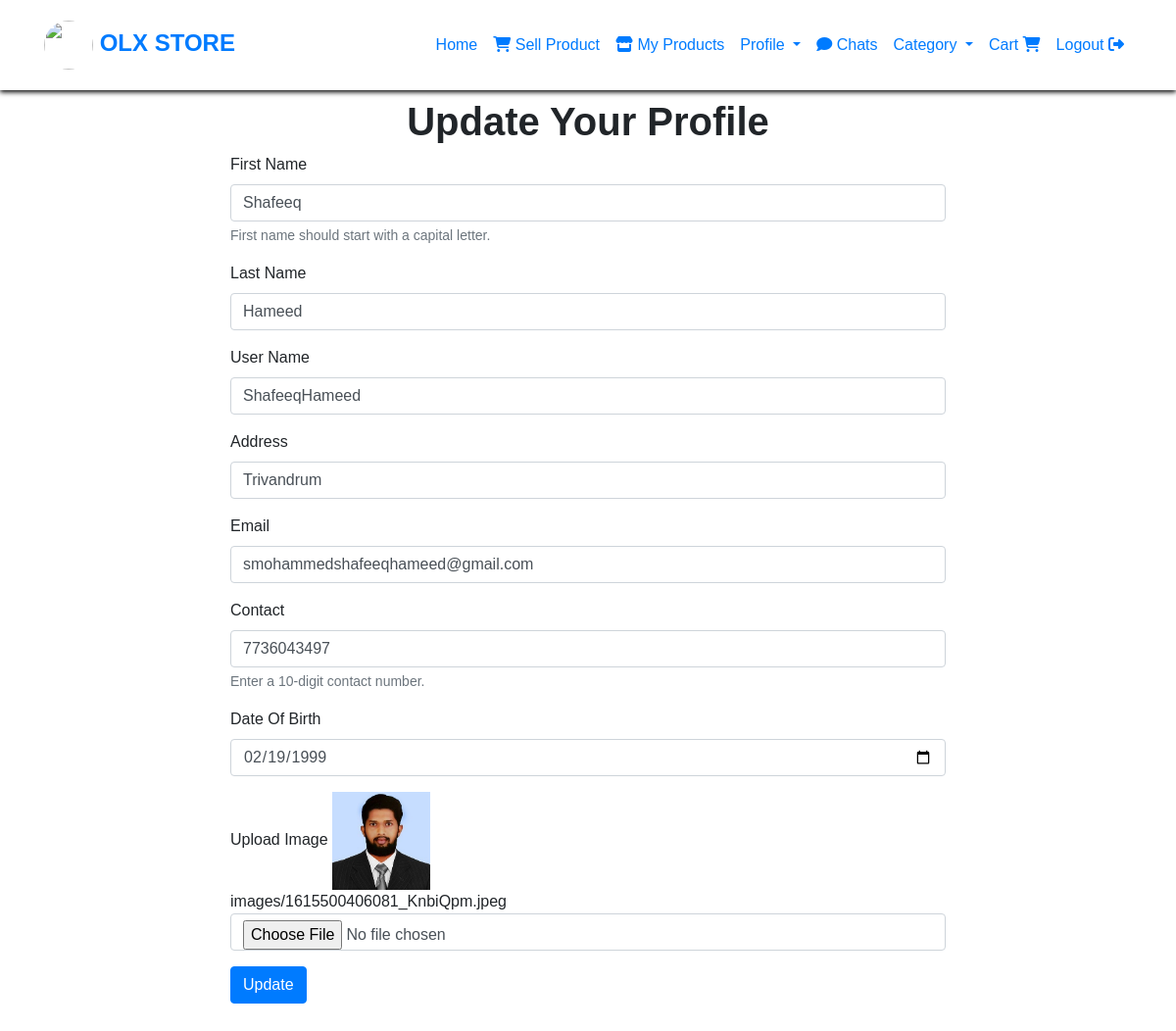
/edit_user (signed in), run on an earlier commit of the app's database.
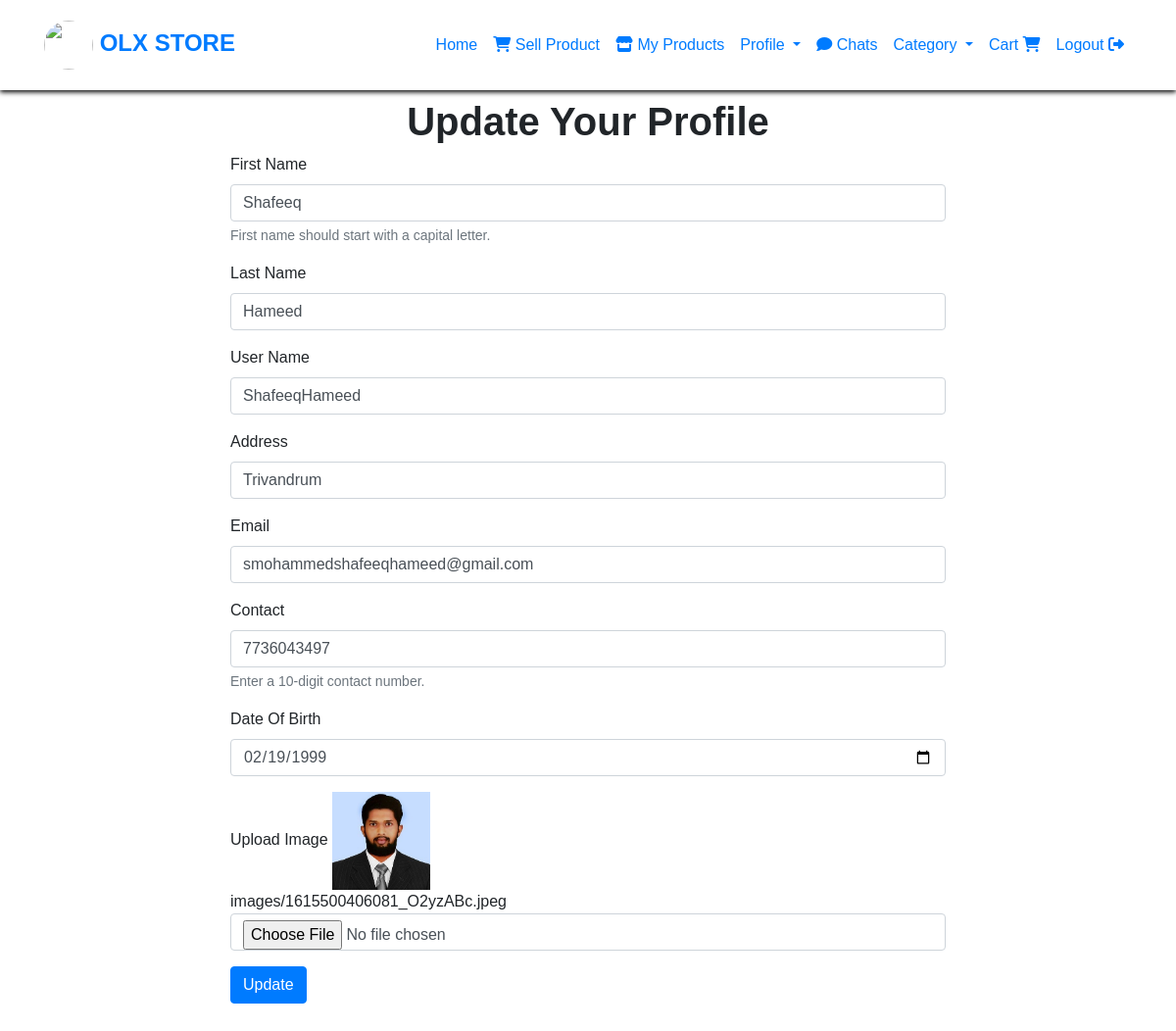
And on a later commit of the database.
### olx_management_app/models.py (models this page shows, shortened)
class Signup(models.Model):
    user = models.ForeignKey(User, on_delete=models.CASCADE, null=True)
    Address = models.CharField(max_length=255)
    contact = models.CharField(max_length=10)
    dob = models.DateField()
    img = models.ImageField(upload_to='images/')
    STATUS_CHOICES = (
        ('Pending Approval', 'Pending Approval'),
        ('Approved', 'Approved'),
    )
    approval_status = models.CharField(max_length=20, choices=STATUS_CHOICES, default='Pending Approval')

### olx_management_app/views.py (the view)
# urls.py: path('edit_user', views.edit_user, name='edit_user'),
@login_required(login_url='index')
def edit_user(request):
    ca = Category.objects.all()
    user_profile = Signup.objects.get(user=request.user)
    return render(request, 'edit_user.html', {'Product': user_profile, 'ca': ca})

### templates/edit_user.html (shortened to what the changed rows need)
{% load static %}
<!DOCTYPE html>
<html lang="en">
<head>
    <link rel="stylesheet" href="https://cdn.jsdelivr.net/npm/bootstrap@4.6.2/dist/css/bootstrap.min.css">
    <link rel="stylesheet" href="https://cdnjs.cloudflare.com/ajax/libs/font-awesome/6.4.2/css/all.min.css"
/>
</head>
<body>
<div class="container">
    <div class="row justify-content-center">
        <div class="col-md-8">
            <div class="form-container" style="margin-top: 100px;">
                <h1><b>
                    <center>Update Your Profile</center>
                </b></h1>
                <form id="id1" enctype="multipart/form-data" action="{% url 'edit_details' Product.user.id %}"
                      method="post">
                    <div class="form-group">
                        <label for="fname">First Name</label>
                        <input type="text" class="form-control" name="fname" id="fname" value="{{Product.user.first_name}}"
                               placeholder="Enter your First name" pattern="^[A-Z][a-zA-Z]*$" required>
                        <small class="form-text text-muted">First name should start with a capital letter.</small>
                    </div>
                    <div class="form-group">
                        <label for="lname">Last Name</label>
                        <input type="text" class="form-control" name="lname" value="{{Product.user.last_name}}"
                               placeholder="Enter your last name" required>
                    </div>
                    <div class="form-group">
                        <label for="lname">User Name</label>
                        <input type="text" class="form-control" name="uname" value="{{Product.user.username}}"
                               placeholder="Enter your User name" required>
                    </div>
                    <div class="form-group">
                        <label for="address">Address</label>
                        <input type="text" class="form-control" name="address" value="{{Product.Address}}"
                               placeholder="Enter your Address" required>
                    </div>
                    <div class="form-group">
                        <label for="email">Email</label>
                        <input type="email" class="form-control" name="email" value="{{Product.user.email}}"
                               placeholder="Enter your Email" required>
                    </div>
                    <div class="form-group">
                        <label for="contact">Contact</label>
                        <input type="text" class="form-control" name="contact" value="{{Product.contact}}"
                               placeholder="Enter your Contact Number" pattern="\d{10}" required>
                        <small class="form-text text-muted">Enter a 10-digit contact number.</small>
                    </div>
                    <div class="form-group">
                        <label for="">Date Of Birth</label>
                        <input type="Date" class="form-control" id="date" value="{{Product.dob|date:'Y-m-d'}}" name="dob"
                               required>
                    </div>
                    <div class="form-group">
                        <label for="img">Upload Image</label>
                        <img src="{{Product.img.url}}" height="100" width="100"><br>{{Product.img}}
                        <input type="file" class="form-control" id="img" name="img" accept="image/*">
                    </div>
                    <button type="submit" class="btn btn-primary">Update</button>
                </form>
                <br><br>
            </div>
        </div>
    </div>
</div>
</body>
</html>

What changed in the data, as far as the page shows it:
changed Signup "Trivandrum": img "images/1615500406081_KnbiQpm.jpeg" → "images/1615500406081_O2yzABc.jpeg"
